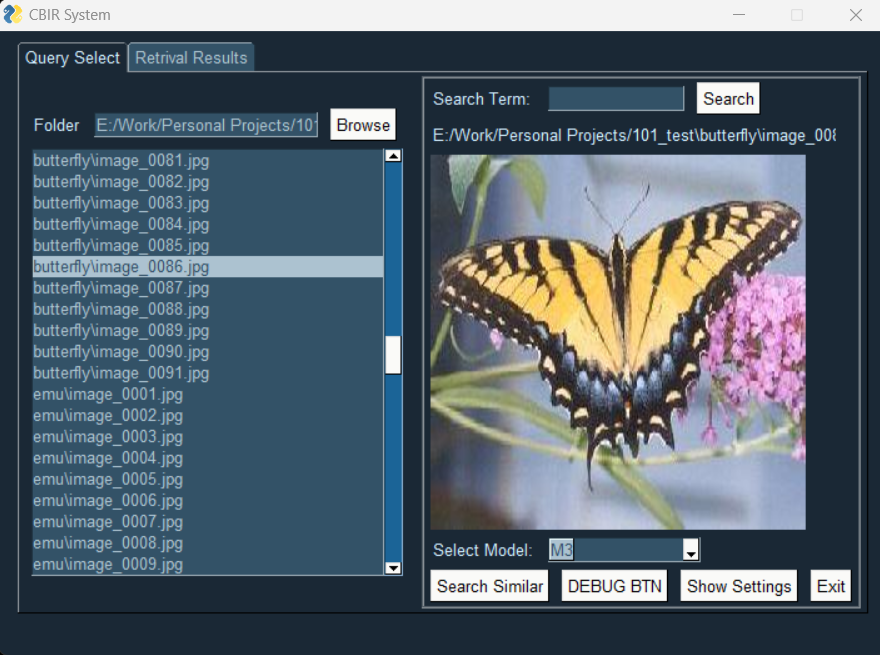
#> input picture imgs/GUI_1.png, 880 x 655 px
$ python -i M2.py   (imports and definitions only)   (older library calls are emulated)
#> lines starting #> are read from the running program, lines starting #| are printed output that depends on the picture

import math
from scipy import ndimage as ndi
from skimage.filters import gabor_kernel
from skimage.feature import hog
import numpy as np
import cv2
from matplotlib import pyplot as plt
from pandas import DataFrame
from scipy.spatial.distance import euclidean
from sklearn.preprocessing import MinMaxScaler
from sklearn.preprocessing import Normalizer
import operator
import os
import pickle

from sklearn.cluster import KMeans
from itertools import chain
import mahotas as mt
import itertools
import imageio.v3 as iio


# ==================== HOG ==================== #

# [40 lines left out: functions HOG_features, HOG_hist, HOG_db_feats, not called in this run]


# ==================== COLOUR  ==================== #

def colour_features(img):
    feats = []
    img = cv2.cvtColor(img, cv2.COLOR_BGR2HSV)
    channels = cv2.split(img)
    channel_n = ('h', 's', 'v')
    for (channel, channel_n) in zip(channels, channel_n):
        hist = cv2.calcHist([channel], [0], None, [256], [0, 256])
        hist = cv2.normalize(hist, hist).flatten()
        feats.extend(hist)
    return feats


def colour_hist(img, type_h, bin_n, slice_n, norm):
    bins = np.linspace(0, 256, bin_n+1, endpoint=True)
    if type_h == 'global':
        histogram = colour_features(img)

    elif type_h == 'reigon':
        histogram = np.zeros((slice_n, slice_n, 256 * img.shape[2]))
        slice_h = np.around(np.linspace(
            0, img.shape[0], slice_n + 1)).astype(int)
        slice_w = np.around(np.linspace(
            0, img.shape[1], slice_n + 1)).astype(int)

        for h in range(len(slice_h)-1):
            for w in range(len(slice_w)-1):
                # create reigons for image
                reigon = img[slice_h[h]:slice_h[h+1], slice_w[w]: slice_w[w+1]]
                histogram[h][w] = colour_features(reigon)

        if norm:
            histogram = (histogram - histogram.mean()) / (histogram.std())

    return np.array(histogram)


# [6 lines left out: function colour_db_feats, not called in this run]


# ==================== GABOR ==================== #

# create kernals at different orientations

def build_gabor_kernals(theta, freq, sigma):
    kern_l = []
    for t in range(theta):
        t = t / float(theta) * np.pi
        for f in freq:
            for s in sigma:
                kern = gabor_kernel(f, theta=t, sigma_x=s, sigma_y=s)
                kern_l.append(kern)
    return kern_l


def convolve_filters2(img, kern):
    img = (img - img.mean()) / img.std()
    conv = np.sqrt(ndi.convolve(img, np.real(kern), mode='wrap')**2 +
                   ndi.convolve(img, np.imag(kern), mode='wrap')**2)

    features = np.zeros(2, dtype=np.double)
    features[0] = conv.mean()
    features[1] = conv.var()
    return features


def gabor_features2(img, g_kernals, norm):
    g_img = cv2.cvtColor(img, cv2.COLOR_BGR2GRAY)
    results = []

    for kern in g_kernals:
        results.append(convolve_filters2(g_img, kern))

    histogram = np.array(results)
    if norm:
        histogram = (histogram - histogram.mean()) / (histogram.std())

    return histogram.T.flatten()


def gabor(img, g_kernals, type_h, slice_n, norm):
    if type_h == 'global':
        histogram = gabor_features2(img, g_kernals, norm)

    elif type_h == 'reigon':
        histogram = np.zeros((slice_n, slice_n, len(g_kernals)*2))
        slice_h = np.around(np.linspace(
            0, img.shape[0], slice_n + 1)).astype(int)
        slice_w = np.around(np.linspace(
            0, img.shape[1], slice_n + 1)).astype(int)

        for h in range(len(slice_h)-1):
            for w in range(len(slice_w)-1):
                # create reigons for image
                reigon = img[slice_h[h]:slice_h[h+1], slice_w[w]: slice_w[w+1]]
                histogram[h][w] = gabor_features2(reigon, g_kernals, norm)

    return histogram.flatten()


# [6 lines left out: function gabor_db_feats, not called in this run]


# ==================== HARALICK ==================== #

def haralick_features(img, norm):
    img = cv2.cvtColor(img, cv2.COLOR_BGR2GRAY)
    histogram = mt.features.haralick(img).mean(axis=0)
    if norm:
        histogram = np.array(histogram) / np.sum(histogram)
    return histogram


def haralick(img, type_h, slice_n, norm):
    if type_h == 'global':
        histogram = haralick_features(img, norm)

    elif type_h == 'reigon':
        histogram = np.zeros((slice_n, slice_n, 13))
        slice_h = np.around(np.linspace(
            0, img.shape[0], slice_n + 1)).astype(int)
        slice_w = np.around(np.linspace(
            0, img.shape[1], slice_n + 1)).astype(int)

        for h in range(len(slice_h)-1):
            for w in range(len(slice_w)-1):
                # create reigons for image
                img_r = img[slice_h[h]:slice_h[h+1], slice_w[w]: slice_w[w+1]]
                histogram[h][w] = haralick_features(img_r, norm)

        if norm:
            histogram = (histogram - histogram.mean()) / (histogram.std())

    return histogram.flatten()


# [52 lines left out: functions haralick_db_feats, load_svm, predict, process_M2, not called in this run]


# feature extraction for query image
def process_query_M2(query_img, slice_n=2, type_h='reigon', norm=False):
    scaler = MinMaxScaler()

    colour_f = colour_hist(query_img, 'global', 12, 3, norm).reshape(-1, 1)
    colour_f = scaler.fit_transform(colour_f)

    # texture features
    gabor_kernals = build_gabor_kernals(4, (0.1, 0.5, 0.8), (1, 3))
    gab_f = gabor(query_img, gabor_kernals, type_h,
                  slice_n, norm).reshape(-1, 1)
    gab_f = scaler.fit_transform(gab_f)

    hara_f = haralick(query_img, type_h, slice_n, norm).reshape(-1, 1)
    hara_f = scaler.fit_transform(hara_f)

    # shape features
    hog_b = 10  # number of bins for each img
    HOG_f = HOG_hist(query_img, type_h, hog_b, slice_n, norm).reshape(-1, 1)
    HOG_f = scaler.fit_transform(HOG_f)

    # feature fusion
    query_feats = np.concatenate((colour_f, gab_f, hara_f, HOG_f), axis=0)

    # svm prediction
    clf = load_svm()
    result = predict(clf, query_feats)
    return result, query_feats

>>> import cv2
>>> picture = cv2.cvtColor(cv2.imread('../../imgs/GUI_1.png'), cv2.COLOR_BGR2RGB)
>>> result = process_query_M2(picture)
#> in colour_features, `img = cv2.cvtColor(img, cv2.COLOR_BGR2HSV)`: img: shape (655, 880, 3); mean H, S, V 31.5, 98.4, 115.4
#> the loop in colour_features, `for (channel, channel_n) in zip(channels, channel_n):` made 3 passes
#> channel_n on passes 1 to 3: 'h', 's', 'v'
#> after the loop in colour_features, `for (channel, channel_n) in zip(channels, channel_n):`: feats = 768 values, max 0.846 at index 386, min 0 at index 180, mean 0.00957
#> in colour_hist, `histogram = colour_features(img)`: histogram has the same summary as feats in colour_features
#> in process_query_M2, `colour_f = colour_hist(query_img, 'global', 12, 3, norm).reshape(-1, 1)`: colour_f has the same summary as feats in colour_features
#> in process_query_M2, `colour_f = scaler.fit_transform(colour_f)`: colour_f = 768 values, max 1 at index 386, min 0 at index 180, mean 0.0113
#> after the loop in gabor, `for h in range(len(slice_h)-1):`:
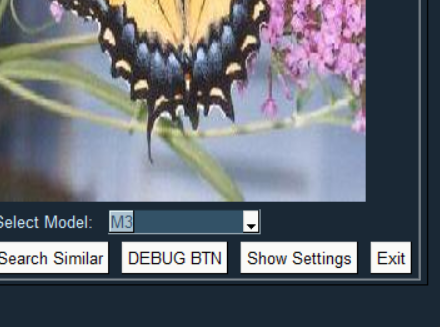
#> reigon: shape (327, 440, 3); mean R, G, B 104.4, 108.9, 117.4
#> in process_query_M2, `gab_f = gabor(query_img, gabor_kernals, type_h, slice_n, norm).reshape..`: gab_f = 192 values, max 0.73 at index 60, min 2.3e-06 at index 191, mean 0.109
#> in process_query_M2, `gab_f = scaler.fit_transform(gab_f)`: gab_f = 192 values, max 1 at index 60, min 0 at index 191, mean 0.149
#> after the loop in haralick, `for h in range(len(slice_h)-1):`:
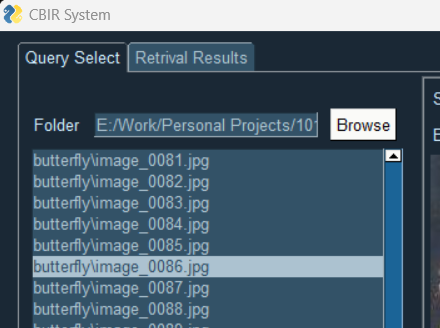
#> img_r: shape (328, 440, 3); mean R, G, B 75.6, 96.6, 112.1
#> (the run stopped early here; a loop or call above may not have finished)

$ run again, on imgs/GUI_2.png
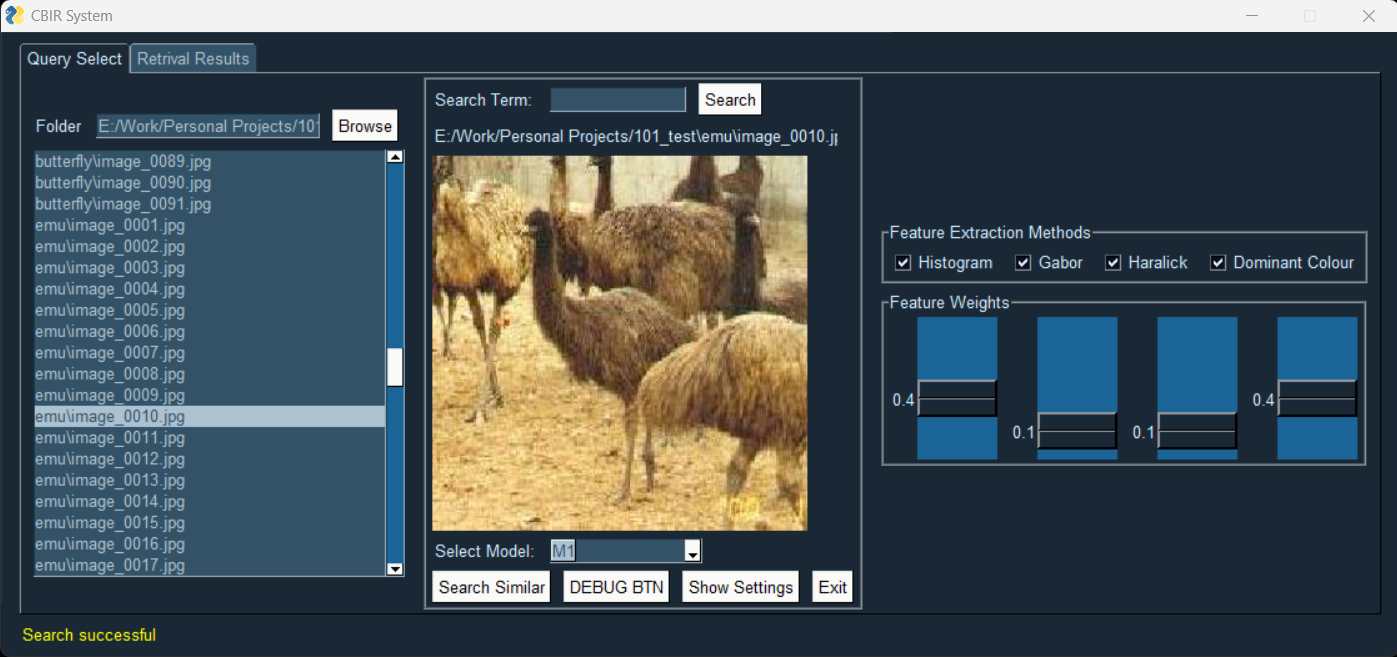
#> input picture imgs/GUI_2.png, 1397 x 657 px
#> img: shape (657, 1397, 3); mean H, S, V 31.2, 118.2, 102.4
#> the loop in colour_features, `for (channel, channel_n) in zip(channels, channel_n):` made 3 passes
#> channel_n on passes 1 to 3: 'h', 's', 'v'
#> after the loop in colour_features, `for (channel, channel_n) in zip(channels, channel_n):`: feats = 768 values, max 0.958 at index 386, min 0 at index 180, mean 0.00737
#> histogram has the same summary as feats in colour_features
#> in process_query_M2, `colour_f = colour_hist(query_img, 'global', 12, 3, norm).reshape(-1, 1)`: colour_f has the same summary as feats in colour_features
#> in process_query_M2, `colour_f = scaler.fit_transform(colour_f)`: colour_f = 768 values, max 1 at index 386, min 0 at index 180, mean 0.0077
#> after the loop in gabor, `for h in range(len(slice_h)-1):`:
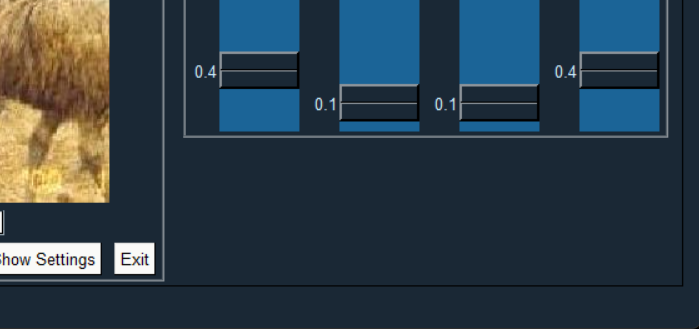
#> reigon: shape (329, 699, 3); mean R, G, B 45.9, 62.2, 73
#> in process_query_M2, `gab_f = gabor(query_img, gabor_kernals, type_h, slice_n, norm).reshape..`: gab_f = 192 values, max 0.653 at index 108, min 2.21e-06 at index 179, mean 0.109
#> in process_query_M2, `gab_f = scaler.fit_transform(gab_f)`: gab_f = 192 values, max 1 at index 108, min 0 at index 179, mean 0.167
#> after the loop in haralick, `for h in range(len(slice_h)-1):`:
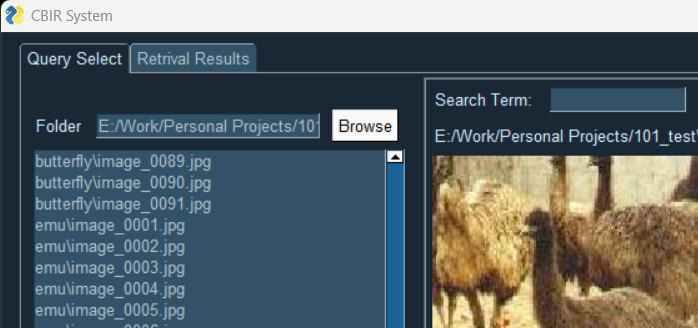
#> img_r: shape (328, 698, 3); mean R, G, B 90, 100.3, 103.7

$ run again, on imgs/GUI_3.png
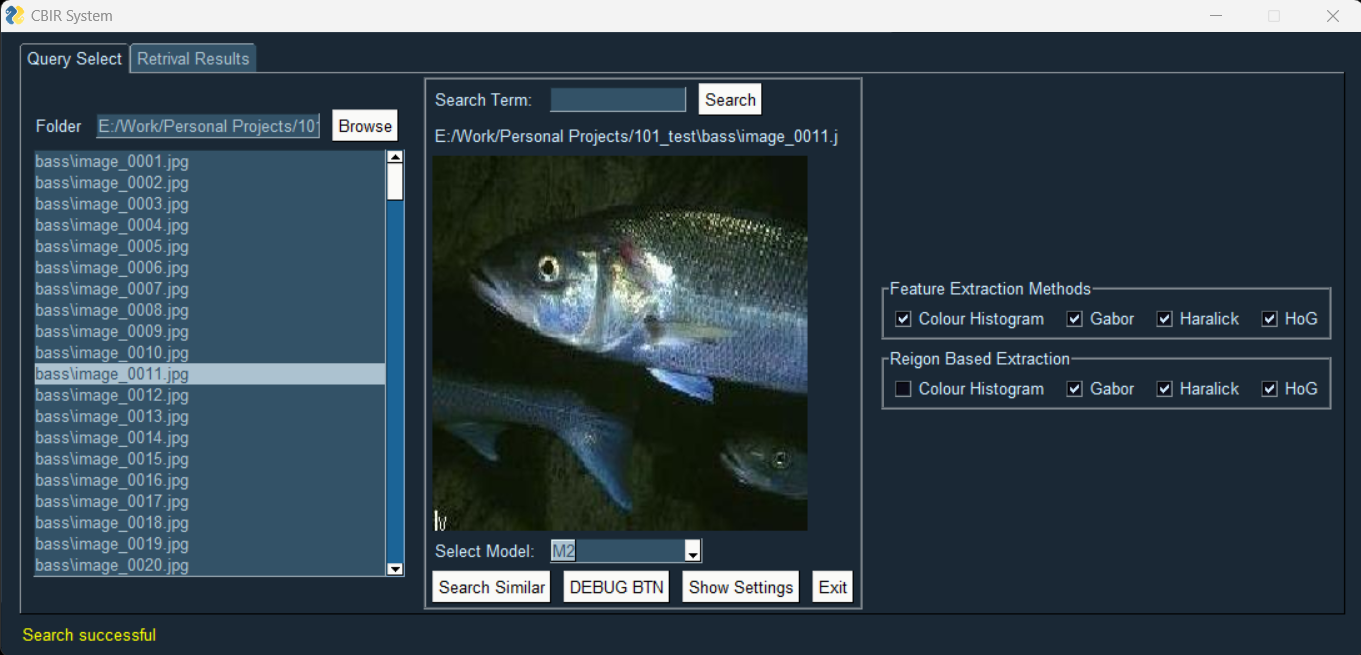
#> input picture imgs/GUI_3.png, 1361 x 655 px
#> img: shape (655, 1361, 3); mean H, S, V 24.4, 114.8, 81.8
#> the loop in colour_features, `for (channel, channel_n) in zip(channels, channel_n):` made 3 passes
#> channel_n on passes 1 to 3: 'h', 's', 'v'
#> after the loop in colour_features, `for (channel, channel_n) in zip(channels, channel_n):`: feats = 768 values, max 0.964 at index 386, min 0 at index 180, mean 0.00705
#> histogram has the same summary as feats in colour_features
#> in process_query_M2, `colour_f = colour_hist(query_img, 'global', 12, 3, norm).reshape(-1, 1)`: colour_f has the same summary as feats in colour_features
#> in process_query_M2, `colour_f = scaler.fit_transform(colour_f)`: colour_f = 768 values, max 1 at index 386, min 0 at index 180, mean 0.00732
#> after the loop in gabor, `for h in range(len(slice_h)-1):`:
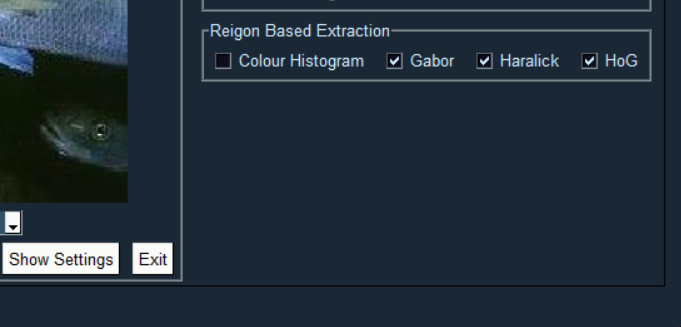
#> reigon: shape (327, 681, 3); mean R, G, B 35.1, 48.6, 59.6
#> in process_query_M2, `gab_f = gabor(query_img, gabor_kernals, type_h, slice_n, norm).reshape..`: gab_f = 192 values, max 0.604 at index 108, min 3.52e-06 at index 47, mean 0.107
#> in process_query_M2, `gab_f = scaler.fit_transform(gab_f)`: gab_f = 192 values, max 1 at index 108, min 0 at index 47, mean 0.178
#> after the loop in haralick, `for h in range(len(slice_h)-1):`:
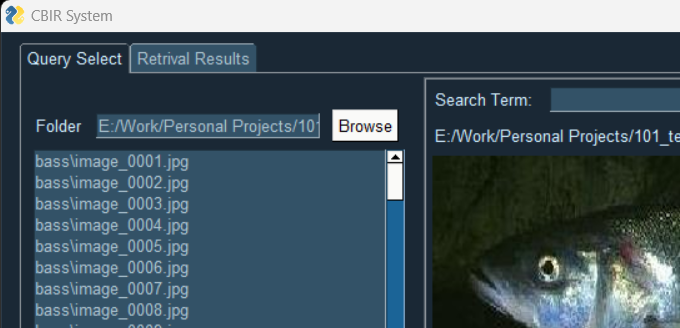
#> img_r: shape (328, 680, 3); mean R, G, B 70.1, 88, 97.8

$ run again, on imgs/GUI_4.png
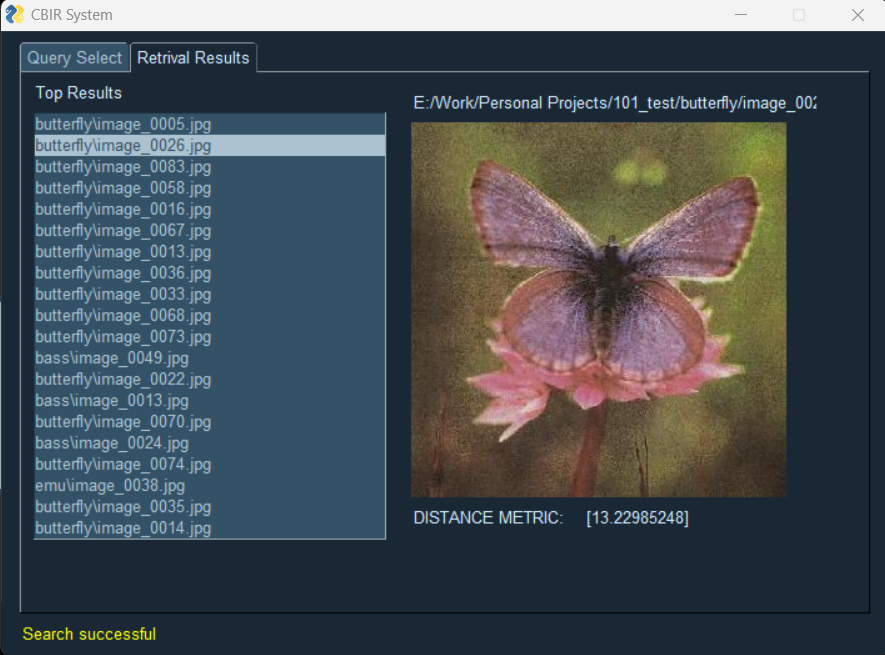
#> input picture imgs/GUI_4.png, 885 x 655 px
#> img: shape (655, 885, 3); mean H, S, V 39.4, 110.7, 95.9
#> the loop in colour_features, `for (channel, channel_n) in zip(channels, channel_n):` made 3 passes
#> channel_n on passes 1 to 3: 'h', 's', 'v'
#> after the loop in colour_features, `for (channel, channel_n) in zip(channels, channel_n):`: feats = 768 values, max 0.905 at index 386, min 0 at index 180, mean 0.00846
#> histogram has the same summary as feats in colour_features
#> in process_query_M2, `colour_f = colour_hist(query_img, 'global', 12, 3, norm).reshape(-1, 1)`: colour_f has the same summary as feats in colour_features
#> in process_query_M2, `colour_f = scaler.fit_transform(colour_f)`: colour_f = 768 values, max 1 at index 386, min 0 at index 180, mean 0.00935
#> after the loop in gabor, `for h in range(len(slice_h)-1):`:
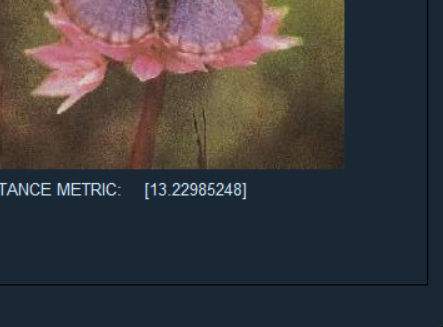
#> reigon: shape (327, 443, 3); mean R, G, B 63.5, 60.8, 62.7
#> in process_query_M2, `gab_f = gabor(query_img, gabor_kernals, type_h, slice_n, norm).reshape..`: gab_f = 192 values, max 0.667 at index 96, min 2.8e-06 at index 179, mean 0.108
#> in process_query_M2, `gab_f = scaler.fit_transform(gab_f)`: gab_f = 192 values, max 1 at index 96, min 0 at index 179, mean 0.162
#> after the loop in haralick, `for h in range(len(slice_h)-1):`:
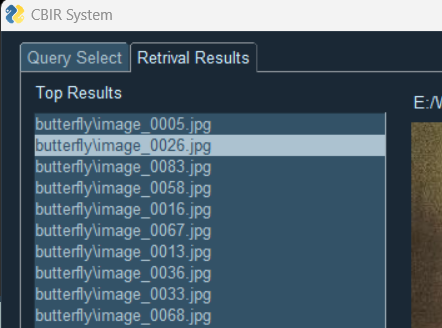
#> img_r: shape (328, 442, 3); mean R, G, B 75.8, 95.6, 109.4
